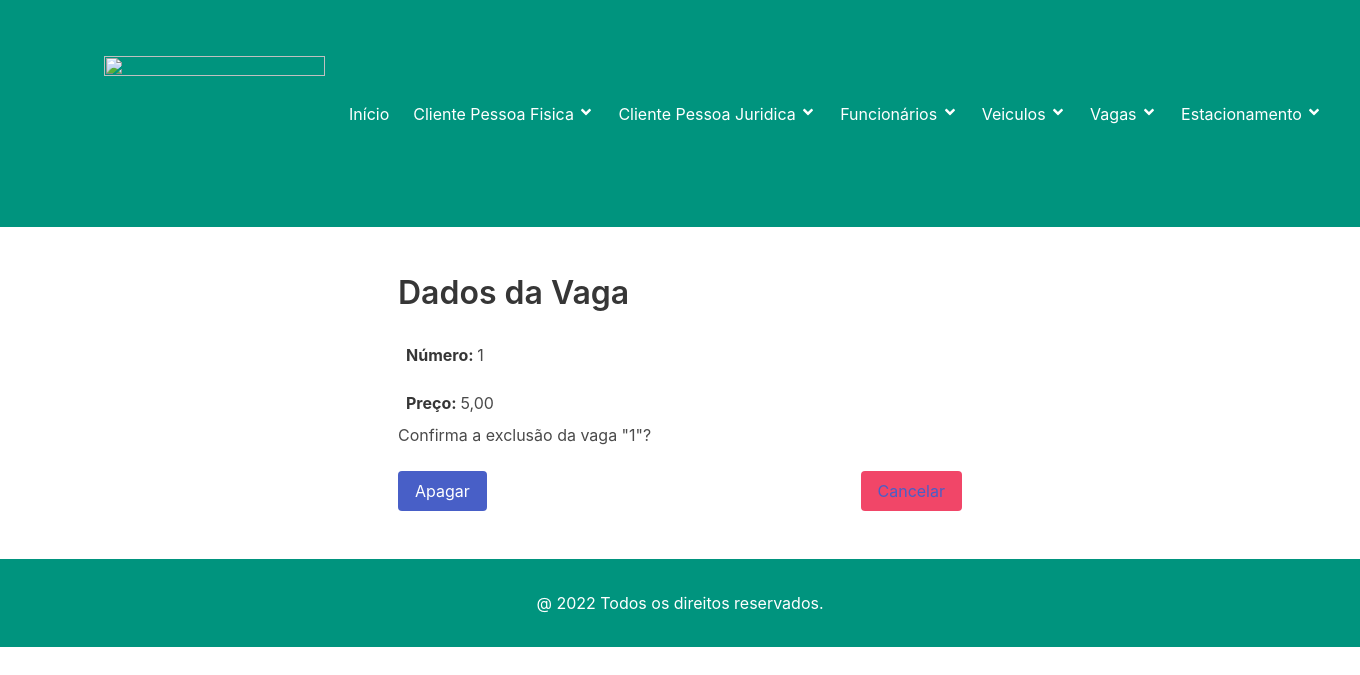
The app's page /2/vaga/apagar/, older data.
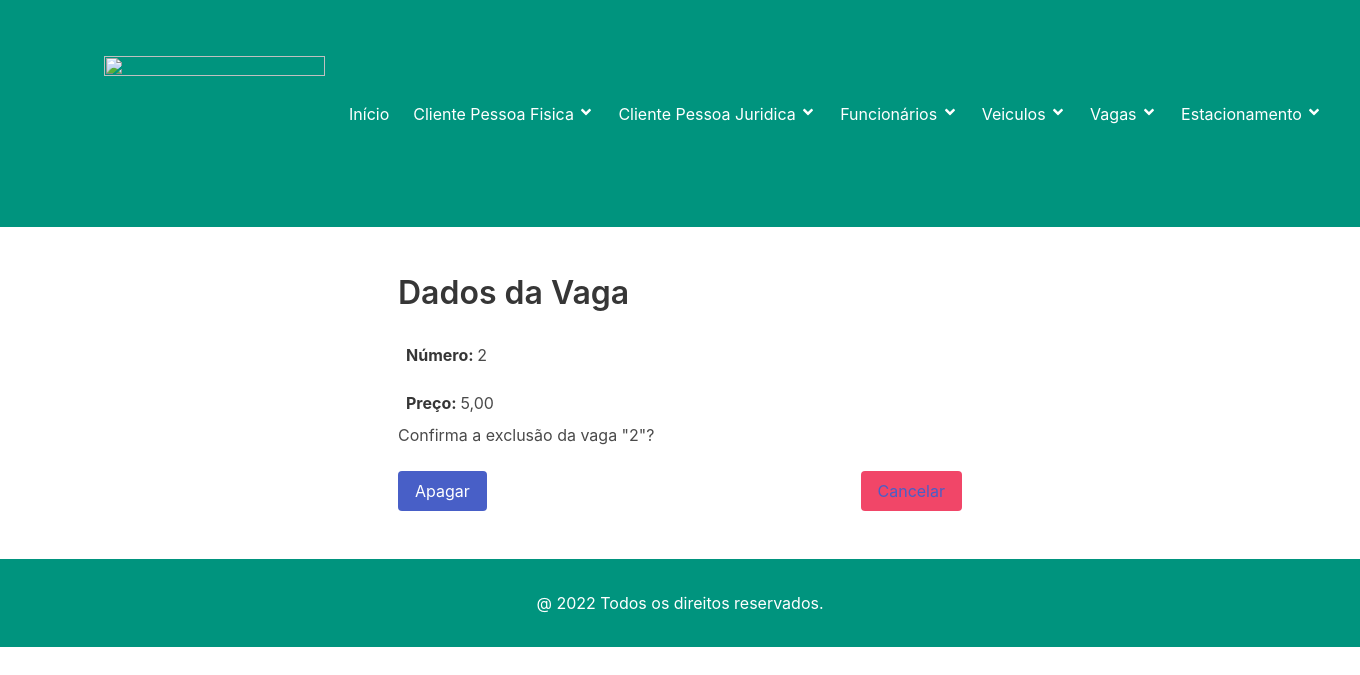
The same page, newer data.
### vaga/models.py (models this page shows)
class Vaga(models.Model):
    numero = models.CharField('Número', max_length=50, help_text='Número da vaga')
    preco = models.DecimalField('Preço', max_digits=6, decimal_places=2, help_text='Preço da vaga')
    class Meta:
        verbose_name = 'Vaga'
        verbose_name_plural = 'Vagas'
        ordering = ['numero', ]
    def __str__(self):
        return self.numero

### vaga/views.py (the view)
# urls.py: path('<int:pk>/vaga/apagar/', VagaDeleteView.as_view(), name='vaga_apagar'),
class VagaDeleteView(SuccessMessageMixin,DeleteView):
    model = Vaga
    template_name = 'vaga_apagar.html'
    success_url = reverse_lazy('vagas')
    success_message = "Vaga excluída com sucesso!"

### vaga/templates/vaga_apagar.html (shortened to what this page needs)
{% extends 'base.html' %}
{% block content %}
<section class="section">
    <div class="container">
        <div class="columns is-mobile">
            <div class="column is-half is-offset-one-quarter">
                <h3 class="title is-size-3">Dados da Vaga</h3>
                <p class="p-2 mt-2"><strong>Número: </strong> {{ object.numero}} </p>
                  <p class="p-2 mt-2"><strong>Preço: </strong> {{ object.preco }} </p>
                    <p> Confirma a exclusão da vaga "{{ object }}"? </p>
                    <br/>
                    <button class="button is-link is-primary" type="submit">Apagar</button>
                    <button class="button is-danger is-pulled-right" type="reset">
                        <a href="{% url 'vagas' %}">Cancelar</a>
                    </button>
            </div>
            </div>
        </div>
</section>
{% endblock %}

Row changes from the older to the newer data that the page shows:
changed Vaga: numero "1" → "2"
